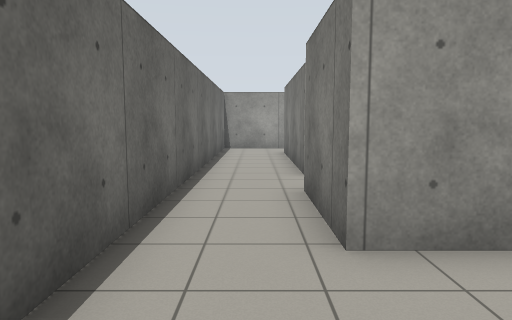
View 1 (above)

16 first-person views from a walk through a world built for the Gazebo simulator. The camera is 1.2 m above the floor, tilts 6° down and sees 70° across. The floor is counted in squares, 1 m on a side. Each view is taken from the middle of a square. On the plan, view 1 faces up. The plan holds only what a view shows up to about 14 squares ahead; the rest is blank.

View 2
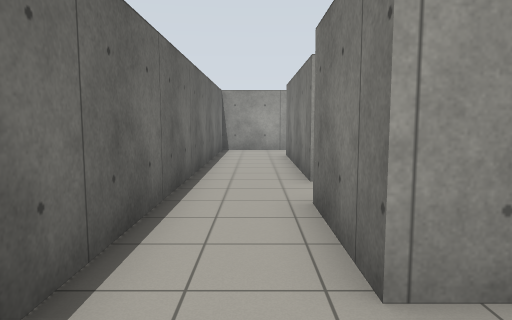

View 3
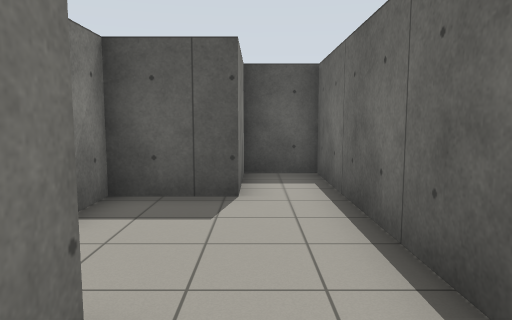

View 4
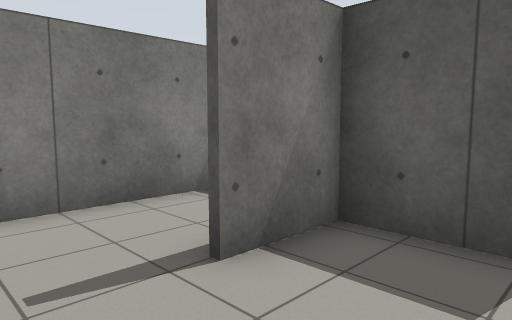

View 5
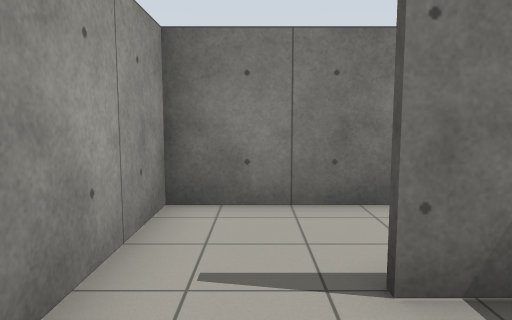

View 6
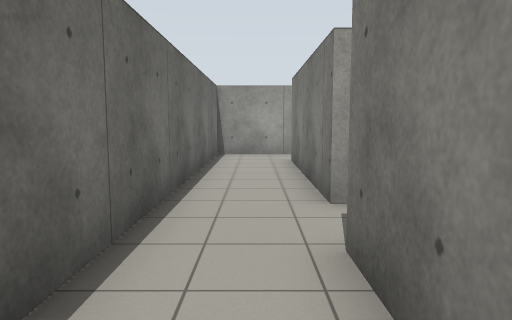

View 7
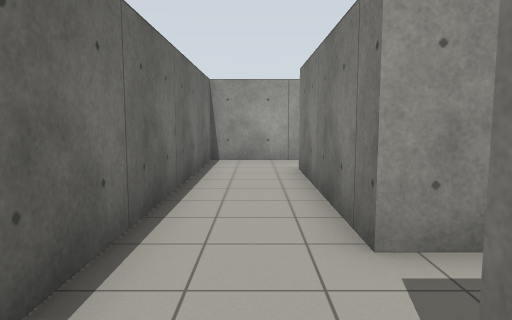

View 8
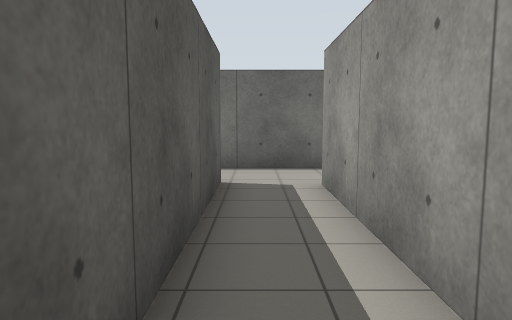

View 9
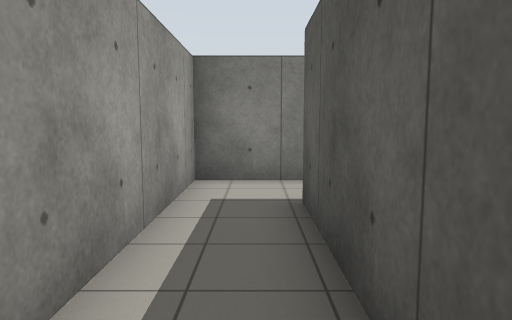

View 10
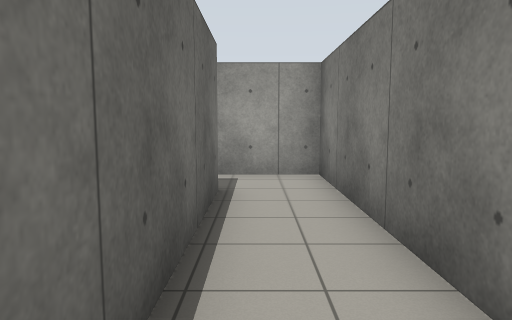

View 11
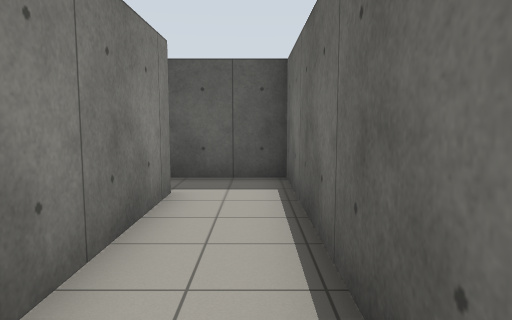

View 12
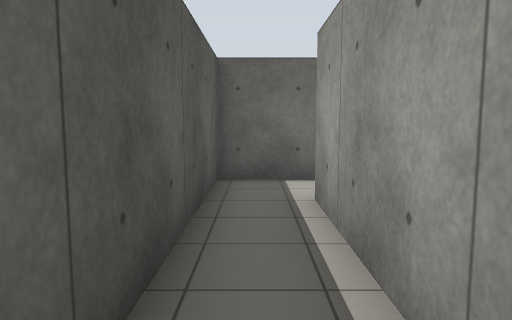

View 13
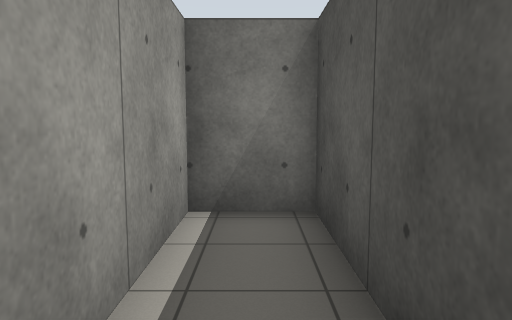

View 14
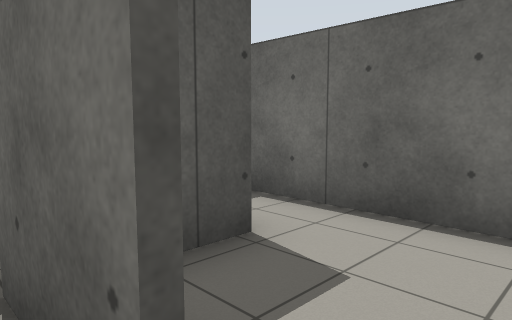

View 15
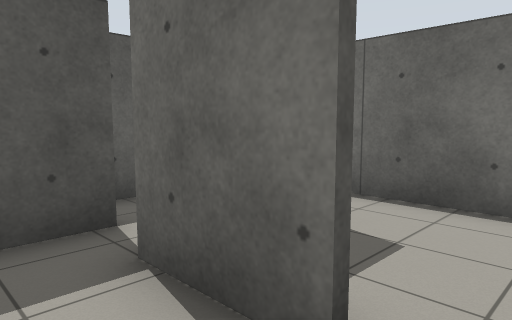

View 16
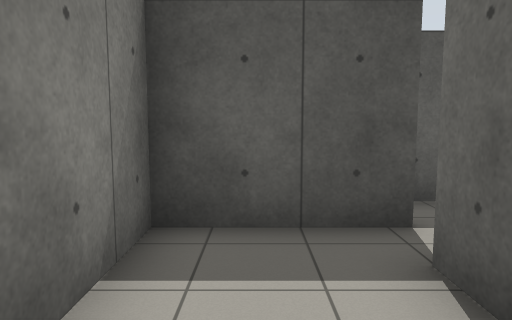

### Floor plan
Points are (right, up) in squares from view 1. A wall is a line through its corners. A room is listed if a view was taken in it or the views show most of it. See-through windows are left out.
Room 1 (views 1, 2, 5)
walls: (0.3, -0.8) (2.4, -0.8) (2.4, 1.1); (2.5, 3.3) (0.8, 3.3); (-1.4, 2.5) (-1.4, -3.4)
ways out: opening at (0, 2) to room 2; opening at (3, 2) to room 4
Room 2 (views 3, 4, 6, 7)
walls: (1.1, 8.3) (1.1, 14.4); (0.5, 16.4) (-1.4, 16.4) (-1.4, 2.5); (0.8, 3.3) (0.8, 6.3)
ways out: opening at (0, 2) to room 1; opening at (1, 7) to room 3; opening at (1, 15.5)
Room 3 (views 8, 9, 10, 11, 12, 13)
walls: (0.8, 6.3) (7.3, 6.3) (7.3, -0.8) (15.8, -0.8) (15.8, 0.9) (9.4, 0.9) (9.4, 8.3) (1.1, 8.3)
ways out: opening at (1, 7) to room 2
Room 4 (views 14, 15, 16)
walls: (2.5, 1.1) (2.5, -1); (2.1, -2) (5.2, -2) (5.2, 3.3) (2.5, 3.3)
ways out: opening at (3, 2) to room 1

Positions as (right, up) in squares from view 1, and headings:
1: (0, 0), facing up
2: (0, 1), facing up
3: (0, 5), facing down
4: (0, 3), facing down-right
5: (0, 2), facing right
6: (0, 3), facing up
7: (0, 5), facing up
8: (8, 7), facing left
9: (2, 7), facing right
10: (8, 0), facing up
11: (8, 7), facing down
12: (15, 0), facing left
13: (11, 0), facing right
14: (3, 2), facing down-left
15: (4, 2), facing down-left
16: (4, 2), facing down
